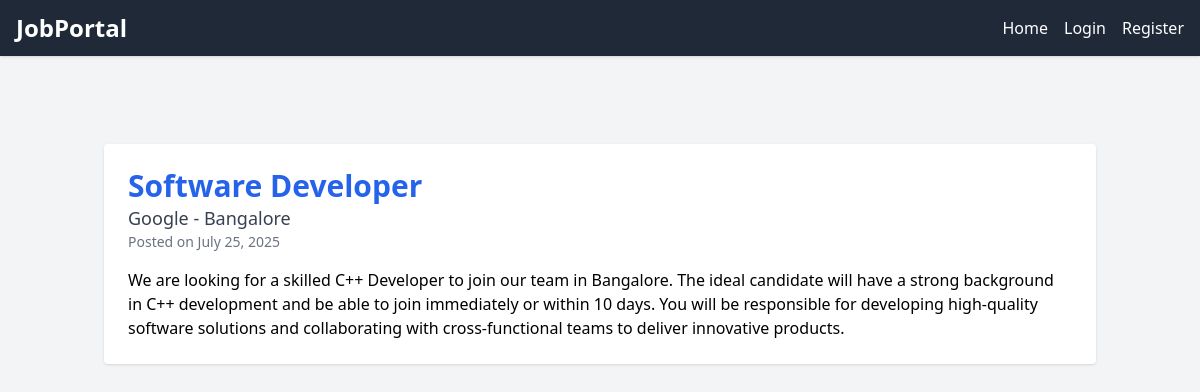
/1/, run on the app's committed database.
### jobs/models.py (models this page shows, shortened)
class JobPost(models.Model):
    title = models.CharField(max_length=255)
    company = models.CharField(max_length=255)
    location = models.CharField(max_length=255)
    description = models.TextField()
    posted_at = models.DateTimeField(auto_now_add=True)

### jobs/views.py (the view)
# urls.py: path('<int:pk>/', JobDetailView.as_view(), name='job_detail'),
class JobDetailView(DetailView):
    model = JobPost
    template_name = 'jobs/job_detail.html'
    context_object_name = 'job'

### jobs/templates/jobs/job_detail.html (shortened to what this page needs)
{% extends "base.html" %}
{% block content %}
<div class="bg-white p-6 rounded shadow">
  <h2 class="text-3xl font-bold text-blue-600">{{ job.title }}</h2>
  <p class="text-gray-700 text-lg">{{ job.company }} - {{ job.location }}</p>
  <p class="text-sm text-gray-500">Posted on {{ job.posted_at|date:"F d, Y" }}</p>
  <div class="mt-4">
    <p>{{ job.description }}</p>
  </div>
</div>
{% endblock %}

### data on the page
JobPost: title "Software Developer", company "Google", location "Bangalore", posted_at "July 25, 2025", description "We are looking for a skilled C++ Developer to join our team in Bangalore. The ideal candidate will have a strong background in C++ development and be able to join immediately or within 10 days. You will be responsible for developing high-quality software solutions and collaborating with cross-functional teams to deliver innovative products."
